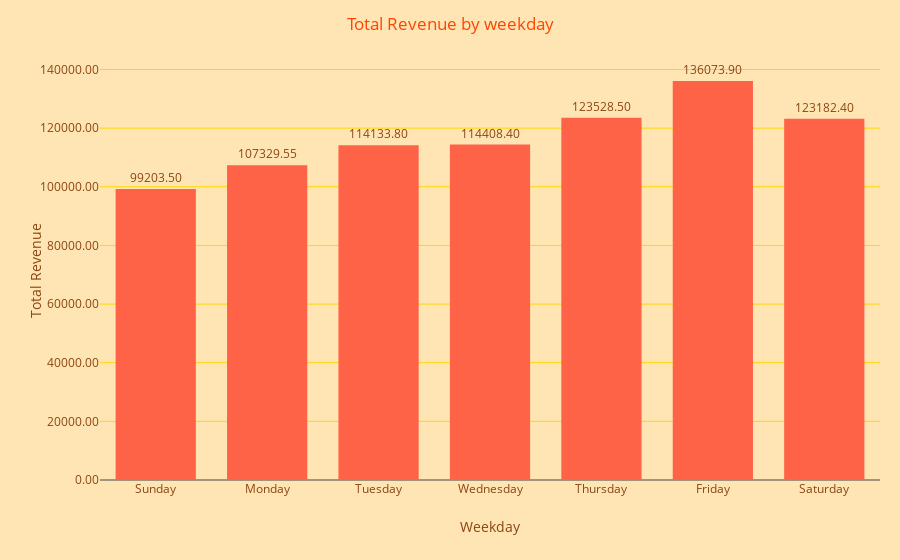

The cell this chart's notebook holds for it:
### Markdown cell above
#### A. Weekly

### Code cell
data = %sql SELECT \
    CASE strftime('%w', substr(order_date, 7, 4) || '-' || substr(order_date, 4, 2) || '-' || substr(order_date, 1, 2)) \
        WHEN '0' THEN 'Sunday' \
        WHEN '1' THEN 'Monday' \
        WHEN '2' THEN 'Tuesday' \
        WHEN '3' THEN 'Wednesday' \
        WHEN '4' THEN 'Thursday' \
        WHEN '5' THEN 'Friday' \
        WHEN '6' THEN 'Saturday' \
    END AS weekday_name, \
    ROUND(SUM(total_price), 2) AS total_revenue \
FROM PIZZA_SALES \
GROUP BY strftime('%w', substr(order_date, 7, 4) || '-' || substr(order_date, 4, 2) || '-' || substr(order_date, 1, 2)) \
ORDER BY total_revenue DESC;
df = pd.DataFrame(data, columns=['weekday_name', 'total_revenue'])


fig = px.bar(df, 
             x='weekday_name', 
             y='total_revenue', 
             title='Total Revenue by weekday',
             labels={'weekday_name': 'Weekday', 'total_revenue': 'Total Revenue'},
             text_auto=True,
             template=custom_template,
             color_discrete_sequence=bar_colors)                  
fig.update_traces(textposition='outside')

# Update traces to position text outside bars
fig.update_traces(textposition='outside')

# Update layout to format x-axis and y-axis
fig.update_layout(
    xaxis_title='Weekday',
    yaxis_title='Total Revenue',
    yaxis_tickformat='.2f',  # Format y-axis as currency
    xaxis=dict(
        categoryorder='array',
        categoryarray=['Sunday', 'Monday', 'Tuesday', 'Wednesday', 'Thursday', 'Friday', 'Saturday']
    ),  # Ensure months are displayed in correct order
    margin=dict(l=100, r=20, t=60, b=80)  # Adjust margins to fit labels
)

fig.show()

### Figure 1 — Plotly figure (JSON) as saved in the notebook; plotly's stock layout.template omitted (floating-point values rounded to 4 significant figures)
{"data": [{"alignmentgroup": "True", "hovertemplate": "Weekday=%{x}<br>Total Revenue=%{y}<extra></extra>", "legendgroup": "", "marker": {"color": "#FF6347", "pattern": {"shape": ""}}, "name": "", "offsetgroup": "", "orientation": "v", "showlegend": false, "textposition": "outside", "texttemplate": "%{y}", "type": "bar", "x": ["Friday", "Thursday", "Saturday", "Wednesday", "Tuesday", "Monday", "Sunday"], "xaxis": "x", "y": [136100.0, 123500.0, 123200.0, 114400.0, 114100.0, 107300.0, 99200.0], "yaxis": "y"}], "layout": {"barmode": "relative", "legend": {"tracegroupgap": 0}, "margin": {"b": 80, "l": 100, "r": 20, "t": 60}, "title": {"text": "Total Revenue by weekday"}, "xaxis": {"anchor": "y", "categoryarray": ["Sunday", "Monday", "Tuesday", "Wednesday", "Thursday", "Friday", "Saturday"], "categoryorder": "array", "domain": [0, 1], "title": {"text": "Weekday"}}, "yaxis": {"anchor": "x", "domain": [0, 1], "tickformat": ".2f", "title": {"text": "Total Revenue"}}}}
